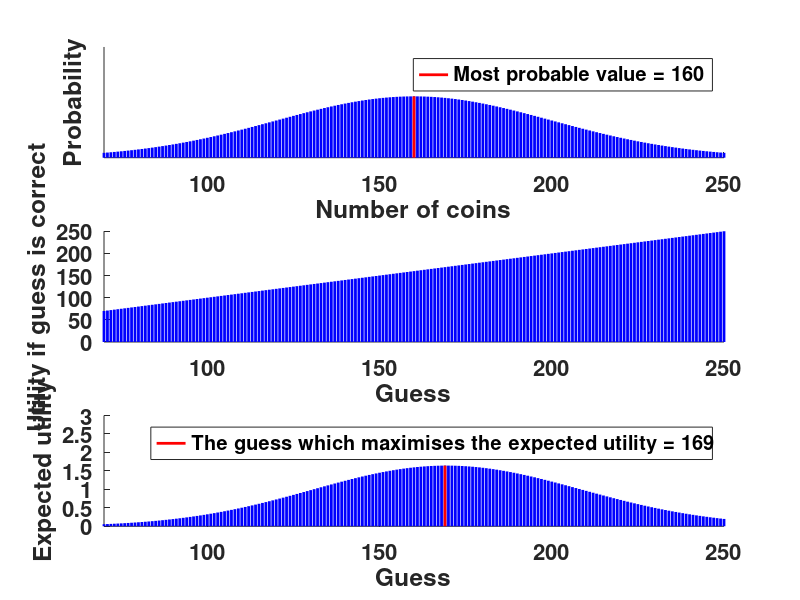

MATLAB code for this plot:
%   Author: Aki Vehtari <Aki.Vehtari@aalto.fi>

% Prof Gelman has a jar of coins. He promises that if the students
% guess how many coins there are, they will get all the coins in
% the jar. Students discuss and guess different values. Based on these
% they eventually present their uncertainty about the number of coins as
% a normal distribution N(160,30). What value they should guess?
x=50:260;
s=40;
px=normpdf(x,160,s);

clf
set(gcf,'DefaultLineLineWidth',2)
set(gcf,'DefaultAxesFontSize',16,'DefaultAxesFontWeight','bold')

subplot(3,1,1)
% Plot the distribution
line([x;x],[zeros(size(x)); px],'color','b');
set(gca,'Ytick',[])
xlabel('Number of coins')
ylabel('Probability')
xlim([70 250])
ylim([0 0.018])

pause
% If students just want to guess right, and they do not care how
% much money tehy'll get they should guess the most probable value
h2=line([160 160],[0 normpdf(160,160,s)],'color','r');
legend(h2,'Most probable value = 160')

pause
% Alternatively students might want to maximize the exepected utility
% of the number coins. Assume that utility of the money is linear
subplot(3,1,2)
% Plot the utility 
line([x;x],[zeros(size(x)); x],'color','b');
xlim([70 250])
ylim([0 250])
xlabel('Guess')
ylabel('Utility if guess is correct')

pause
% If students guess value a, given their estimate of the
% uncertainity, probability that they get a coins is p(a),
% and expected utility is a*p(a)
subplot(3,1,3)
% Plot the expected utility 
line([x;x],[zeros(size(x)); x.*px],'color','b');
xlim([70 250])
ylim([0 3])
xlabel('Guess')
ylabel('Expected utility')

pause
% Compute the maximum of the expected utility
[meu,mi]=max(x.*px);
meux=x(mi);
%
h3=line([meux meux],[0 meu],'color','r');
legend(h3,sprintf('The guess which maximises the expected utility = %d',meux))
